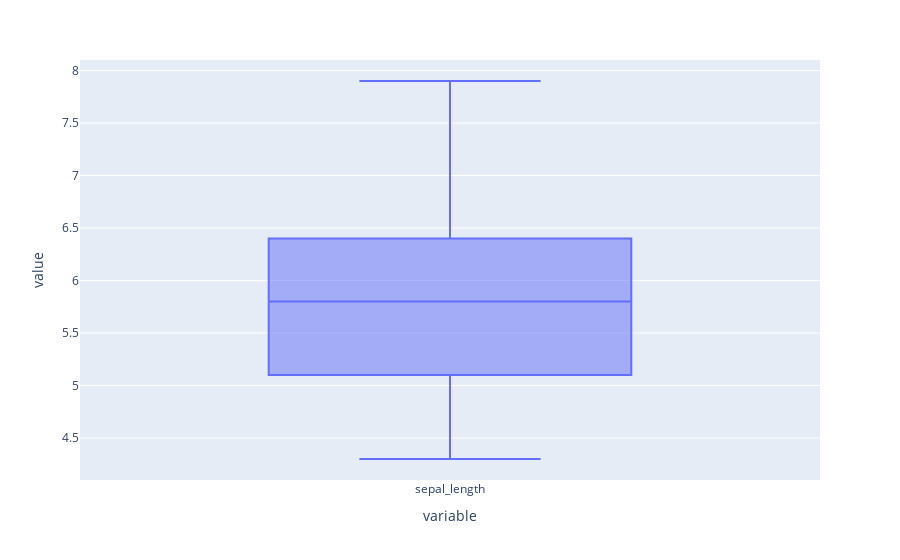

Source (notebook cell):
### Markdown cell above
```
Create a box plot showing the distribution of the sepal_length feature. 
```

### Code cell
px.box(ds.sepal_length)

### Figure 1 — Plotly figure (JSON) as saved in the notebook; plotly's stock layout.template omitted (floating-point values rounded to 4 significant figures; data arrays with more than 128 entries replaced by an {"elided": "..."} marker saying what was removed)
{"data": [{"alignmentgroup": "True", "hovertemplate": "variable=%{x}<br>value=%{y}<extra></extra>", "legendgroup": "", "marker": {"color": "#636efa"}, "name": "", "notched": false, "offsetgroup": "", "orientation": "v", "showlegend": false, "type": "box", "x": {"elided": "150 str values"}, "x0": " ", "xaxis": "x", "y": {"elided": "150 float values"}, "y0": " ", "yaxis": "y"}], "layout": {"boxmode": "group", "legend": {"tracegroupgap": 0}, "margin": {"t": 60}, "xaxis": {"anchor": "y", "domain": [0, 1], "title": {"text": "variable"}}, "yaxis": {"anchor": "x", "domain": [0, 1], "title": {"text": "value"}}}}
